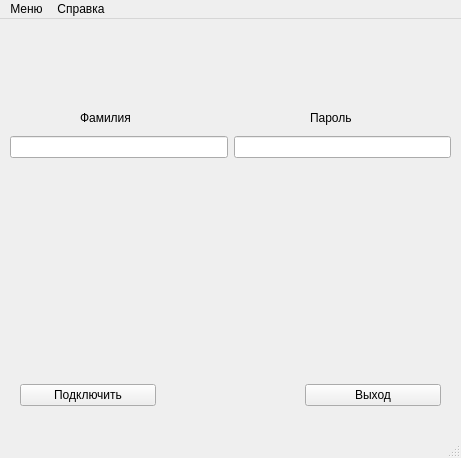
<?xml version="1.0" encoding="UTF-8"?>
<ui version="4.0">
 <class>MainWindow</class>
 <widget class="QMainWindow" name="MainWindow">
  <property name="geometry">
   <rect>
    <x>0</x>
    <y>0</y>
    <width>461</width>
    <height>458</height>
   </rect>
  </property>
  <property name="windowTitle">
   <string>MainWindow</string>
  </property>
  <property name="styleSheet">
   <string notr="true"/>
  </property>
  <widget class="QWidget" name="centralwidget">
   <property name="styleSheet">
    <string notr="true">    QPuchButton{
	background: transparent url('bg_button_a.gif') no-repeat scroll top right;
    color: #444;
    display: block;
    float: left;
    font: normal 24px arial, sans-serif;
    height: 24px;
    margin-right: 6px;
    padding-right: 18px; /* sliding doors padding */
    text-decoration: none;
}</string>
   </property>
   <widget class="QLabel" name="label">
    <property name="geometry">
     <rect>
      <x>80</x>
      <y>90</y>
      <width>91</width>
      <height>18</height>
     </rect>
    </property>
    <property name="text">
     <string>Фамилия</string>
    </property>
   </widget>
   <widget class="QLabel" name="label_2">
    <property name="geometry">
     <rect>
      <x>310</x>
      <y>90</y>
      <width>102</width>
      <height>18</height>
     </rect>
    </property>
    <property name="text">
     <string>Пароль</string>
    </property>
   </widget>
   <widget class="QLabel" name="label_3">
    <property name="geometry">
     <rect>
      <x>200</x>
      <y>10</y>
      <width>61</width>
      <height>61</height>
     </rect>
    </property>
    <property name="styleSheet">
     <string notr="true">label_3 {
width: 100%;
heigth: 100%;
background-image: url(89.png);

}</string>
    </property>
    <property name="text">
     <string/>
    </property>
    <property name="pixmap">
     <pixmap>89.png</pixmap>
    </property>
   </widget>
   <widget class="QWidget" name="layoutWidget">
    <property name="geometry">
     <rect>
      <x>10</x>
      <y>110</y>
      <width>441</width>
      <height>36</height>
     </rect>
    </property>
    <layout class="QHBoxLayout" name="horizontalLayout_2">
     <item>
      <widget class="QLineEdit" name="lineEdit"/>
     </item>
     <item>
      <widget class="QLineEdit" name="lineEdit_2"/>
     </item>
    </layout>
   </widget>
   <widget class="QWidget" name="layoutWidget">
    <property name="geometry">
     <rect>
      <x>20</x>
      <y>360</y>
      <width>421</width>
      <height>32</height>
     </rect>
    </property>
    <layout class="QHBoxLayout" name="horizontalLayout">
     <item>
      <widget class="QPushButton" name="pushButton">
       <property name="styleSheet">
        <string notr="true"/>
       </property>
       <property name="text">
        <string>Подключить</string>
       </property>
      </widget>
     </item>
     <item>
      <widget class="QWidget" name="widget" native="true"/>
     </item>
     <item>
      <widget class="QPushButton" name="pushButton_2">
       <property name="text">
        <string>Выход</string>
       </property>
      </widget>
     </item>
    </layout>
   </widget>
   <widget class="QLabel" name="label_4">
    <property name="geometry">
     <rect>
      <x>16</x>
      <y>160</y>
      <width>431</width>
      <height>161</height>
     </rect>
    </property>
    <property name="text">
     <string/>
    </property>
   </widget>
  </widget>
  <widget class="QMenuBar" name="menubar">
   <property name="geometry">
    <rect>
     <x>0</x>
     <y>0</y>
     <width>461</width>
     <height>26</height>
    </rect>
   </property>
   <widget class="QMenu" name="menu">
    <property name="title">
     <string>Меню</string>
    </property>
   </widget>
   <widget class="QMenu" name="menu_2">
    <property name="title">
     <string>Справка</string>
    </property>
    <addaction name="action"/>
    <addaction name="action_2"/>
   </widget>
   <addaction name="menu"/>
   <addaction name="menu_2"/>
  </widget>
  <widget class="QStatusBar" name="statusbar"/>
  <action name="action">
   <property name="text">
    <string>О программе</string>
   </property>
  </action>
  <action name="action_2">
   <property name="text">
    <string>Помощь</string>
   </property>
  </action>
 </widget>
 <resources/>
 <connections/>
</ui>
